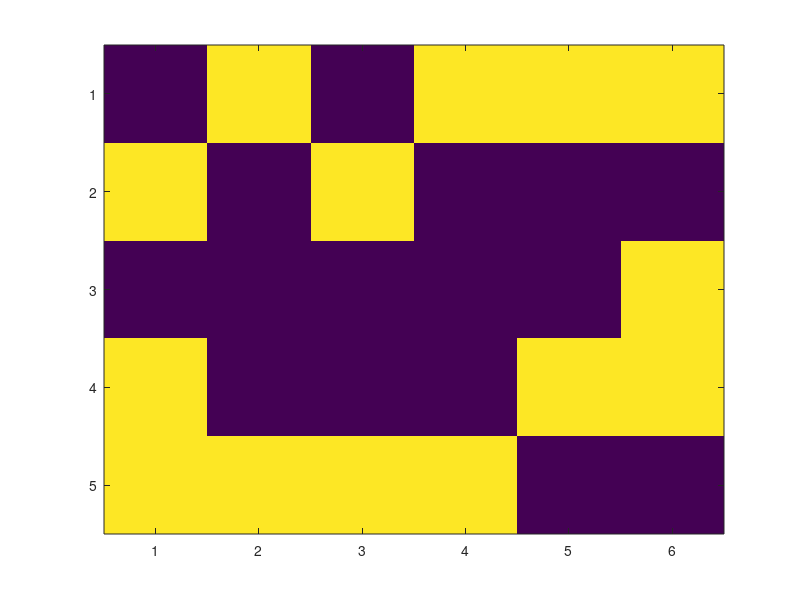
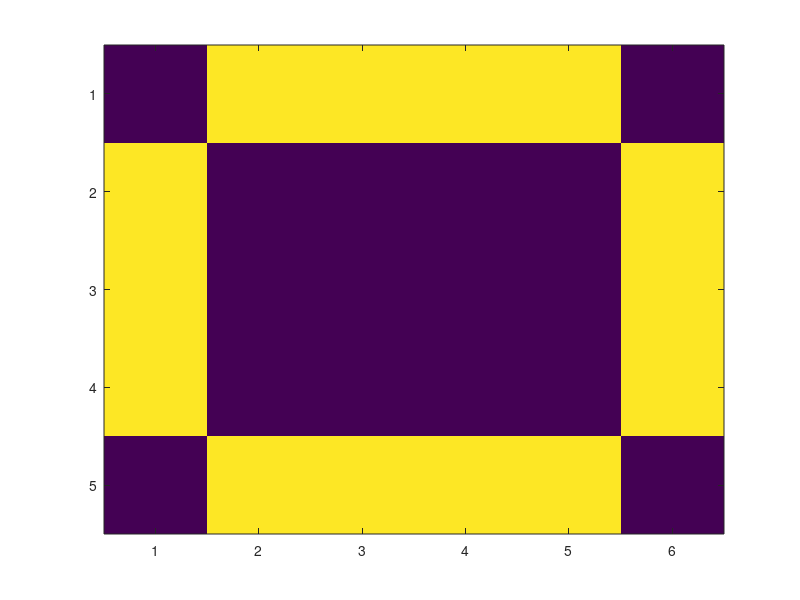

MATLAB code to generate these figures, in order:
n=30;
samples=3;
%input data


x=[0 1 1 1 0 1 0 0 0 1 1 0 0 0 1 1 0 0 0 1 1 0 0 0 1 0 1 1 1 0;
   1 1 1 0 0 0 0 1 0 0 0 0 1 0 0 0 0 1 0 0 0 0 1 0 0 1 1 0 1 1;
   1 0 0 1 0 0 0 0 0 1 0 0 0 1 1 0 1 1 0 0 1 0 0 0 0 1 1 0 0 1];

fprintf('\n');

%data to recognise
y=[0 1 0 1 1 1 0 0 0 1 0 1 0 0 1 1 0 0 0 1 1 0 0 1 0 1 0 1 1 0];

%W=sign(normrnd(0,1,n,n));
%W(logical(eye(size(W)))) = 0;
W=zeros(n,n);

figure('Name','Before','NumberTitle','off');
before=imagesc(reshape(y,5,6))

%Storkey learning algorithm. Works if W is initially zero.
%
% 
% 
% for k=1:samples
%     for i=1:n
%         for j=1:n
%             hij=0;
%             hji=0;
%             for p=1:n
%                 if p~=i && p~=j
%                     hij=hij+W(i,p)*x(k,p);
%                     hji=hji+W(j,p)*x(k,p);
%                 end
%             end
%             W(i,j)=W(i,j)+((2*x(k,i)-1)*(2*x(k,j)-1)/n) - ((2*x(k,i)-1)*hji/n) - ((2*x(k,j)-1)*hij/n);
%         end
%     end
% 
% end
% 
% 
% W


%Learning the input. Calculate weight matrix

 
%given by sir. Works if W intialised with 0 

% ep=0.001;
% 
% for k=1:samples
%     for i=1:n
%         for j=1:n
%             W(i,j)=(1-ep).*W(i,j)+(ep*(2*x(k,i)-1)*(2*x(k,j)-1));
%         end
%     end
% end
% W

%one shot learning algorithm
for count = 1:size(x,1)
    for i = 1:n
        for j= i+1:n
        W(i,j)= W(i,j)+((2*x(count,i)-1) * (2*x(count,j)-1));
        W(j,i)= W(i,j);
        end
    end
    
end
W
% 
% removed=randi(n);
% for i=1:size(W,1)
%     W(removed,i)=0;
%     W(i,removed)=W(removed,i);
% end    

iteration=0;
lastchange=0;
flag=true;

while flag
    iteration=iteration+1;
    
    i=randi([1,n],1,1);
    sum=0;
    for j=1:n
        sum=sum+W(j,i)*(2*y(j)-1);
    end
    changed=0;
    
    out=int32((sign(sum)+1)/2);
    
    if y(i)~=out
        changed=1;
        y(i)=out;
    end
    
    if changed==1
        lastchange=iteration;
    end
    
    if iteration - lastchange > 100
        flag=false;
    end
    fprintf('Iteration: %i, Node: %i, sum: %i, out: %i, updated: ',iteration,i,sum,out);    
    for i=1:n
        fprintf('%i ',y(i));
    end    
    fprintf('\n');
end



figure('Name','After','NumberTitle','off');
after=imagesc(reshape(y,5,6))
  

%for i=1:size(W,1)
 %   for j=1:size(W,2)
  %      fprintf('%i ',W(i,j))
   % end
    %fprintf('\n')
%end
